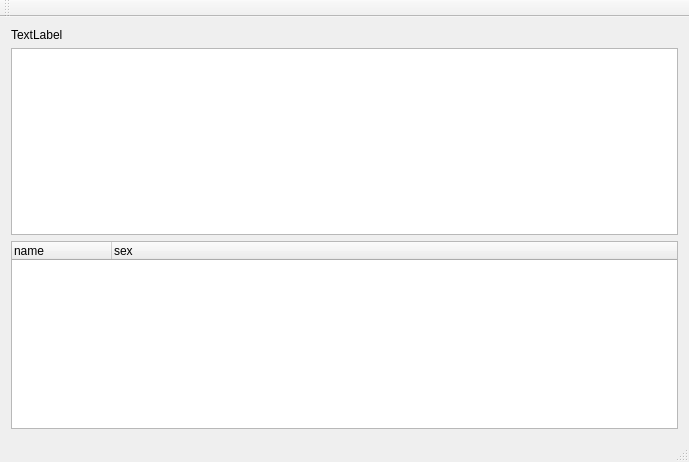
<?xml version="1.0" encoding="UTF-8"?>
<ui version="4.0">
 <class>MainWindow</class>
 <widget class="QMainWindow" name="MainWindow">
  <property name="geometry">
   <rect>
    <x>0</x>
    <y>0</y>
    <width>689</width>
    <height>462</height>
   </rect>
  </property>
  <property name="windowTitle">
   <string>MainWindow</string>
  </property>
  <widget class="QWidget" name="centralWidget">
   <layout class="QGridLayout" name="gridLayout">
    <item row="1" column="0">
     <widget class="QListWidget" name="listWidget"/>
    </item>
    <item row="0" column="0">
     <widget class="QLabel" name="label">
      <property name="text">
       <string>TextLabel</string>
      </property>
     </widget>
    </item>
    <item row="2" column="0">
     <widget class="QTreeWidget" name="treeWidget">
      <property name="columnCount">
       <number>2</number>
      </property>
      <column>
       <property name="text">
        <string>name</string>
       </property>
      </column>
      <column>
       <property name="text">
        <string>sex</string>
       </property>
      </column>
     </widget>
    </item>
   </layout>
  </widget>
  <widget class="QMenuBar" name="menuBar">
   <property name="geometry">
    <rect>
     <x>0</x>
     <y>0</y>
     <width>689</width>
     <height>22</height>
    </rect>
   </property>
  </widget>
  <widget class="QToolBar" name="mainToolBar">
   <attribute name="toolBarArea">
    <enum>TopToolBarArea</enum>
   </attribute>
   <attribute name="toolBarBreak">
    <bool>false</bool>
   </attribute>
  </widget>
  <widget class="QStatusBar" name="statusBar"/>
 </widget>
 <layoutdefault spacing="6" margin="11"/>
 <resources/>
 <connections/>
</ui>
